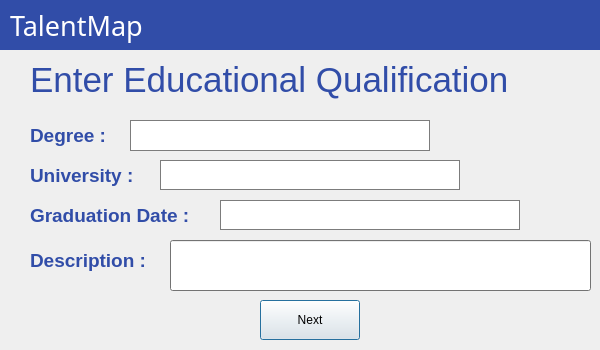
<?xml version="1.0" encoding="UTF-8"?>
<ui version="4.0">
 <class>Dialog</class>
 <widget class="QDialog" name="Dialog">
  <property name="geometry">
   <rect>
    <x>0</x>
    <y>0</y>
    <width>600</width>
    <height>350</height>
   </rect>
  </property>
  <property name="windowTitle">
   <string>TalentMap</string>
  </property>
  <property name="windowOpacity">
   <double>1.000000000000000</double>
  </property>
  <property name="autoFillBackground">
   <bool>false</bool>
  </property>
  <widget class="QWidget" name="widget" native="true">
   <property name="geometry">
    <rect>
     <x>0</x>
     <y>0</y>
     <width>600</width>
     <height>50</height>
    </rect>
   </property>
   <property name="palette">
    <palette>
     <active>
      <colorrole role="Base">
       <brush brushstyle="SolidPattern">
        <color alpha="255">
         <red>255</red>
         <green>255</green>
         <blue>255</blue>
        </color>
       </brush>
      </colorrole>
      <colorrole role="Window">
       <brush brushstyle="SolidPattern">
        <color alpha="255">
         <red>49</red>
         <green>77</green>
         <blue>168</blue>
        </color>
       </brush>
      </colorrole>
     </active>
     <inactive>
      <colorrole role="Base">
       <brush brushstyle="SolidPattern">
        <color alpha="255">
         <red>255</red>
         <green>255</green>
         <blue>255</blue>
        </color>
       </brush>
      </colorrole>
      <colorrole role="Window">
       <brush brushstyle="SolidPattern">
        <color alpha="255">
         <red>49</red>
         <green>77</green>
         <blue>168</blue>
        </color>
       </brush>
      </colorrole>
     </inactive>
     <disabled>
      <colorrole role="Base">
       <brush brushstyle="SolidPattern">
        <color alpha="255">
         <red>49</red>
         <green>77</green>
         <blue>168</blue>
        </color>
       </brush>
      </colorrole>
      <colorrole role="Window">
       <brush brushstyle="SolidPattern">
        <color alpha="255">
         <red>49</red>
         <green>77</green>
         <blue>168</blue>
        </color>
       </brush>
      </colorrole>
     </disabled>
    </palette>
   </property>
   <property name="autoFillBackground">
    <bool>true</bool>
   </property>
   <widget class="QLabel" name="label">
    <property name="geometry">
     <rect>
      <x>10</x>
      <y>0</y>
      <width>171</width>
      <height>51</height>
     </rect>
    </property>
    <property name="font">
     <font>
      <family>STCaiyun</family>
     </font>
    </property>
    <property name="text">
     <string>&lt;html&gt;&lt;head/&gt;&lt;body&gt;&lt;p&gt;&lt;span style=&quot; font-size:20pt; color:#ffffff;&quot;&gt;TalentMap&lt;/span&gt;&lt;/p&gt;&lt;/body&gt;&lt;/html&gt;</string>
    </property>
   </widget>
  </widget>
  <widget class="QWidget" name="widget_2" native="true">
   <property name="geometry">
    <rect>
     <x>10</x>
     <y>50</y>
     <width>600</width>
     <height>300</height>
    </rect>
   </property>
   <property name="palette">
    <palette>
     <active>
      <colorrole role="Base">
       <brush brushstyle="SolidPattern">
        <color alpha="255">
         <red>255</red>
         <green>255</green>
         <blue>255</blue>
        </color>
       </brush>
      </colorrole>
      <colorrole role="Window">
       <brush brushstyle="SolidPattern">
        <color alpha="255">
         <red>161</red>
         <green>161</green>
         <blue>161</blue>
        </color>
       </brush>
      </colorrole>
     </active>
     <inactive>
      <colorrole role="Base">
       <brush brushstyle="SolidPattern">
        <color alpha="255">
         <red>255</red>
         <green>255</green>
         <blue>255</blue>
        </color>
       </brush>
      </colorrole>
      <colorrole role="Window">
       <brush brushstyle="SolidPattern">
        <color alpha="255">
         <red>161</red>
         <green>161</green>
         <blue>161</blue>
        </color>
       </brush>
      </colorrole>
     </inactive>
     <disabled>
      <colorrole role="Base">
       <brush brushstyle="SolidPattern">
        <color alpha="255">
         <red>161</red>
         <green>161</green>
         <blue>161</blue>
        </color>
       </brush>
      </colorrole>
      <colorrole role="Window">
       <brush brushstyle="SolidPattern">
        <color alpha="255">
         <red>161</red>
         <green>161</green>
         <blue>161</blue>
        </color>
       </brush>
      </colorrole>
     </disabled>
    </palette>
   </property>
   <widget class="QLabel" name="label_2">
    <property name="geometry">
     <rect>
      <x>20</x>
      <y>-20</y>
      <width>551</width>
      <height>101</height>
     </rect>
    </property>
    <property name="styleSheet">
     <string notr="true">font: 8pt &quot;STHupo&quot;;</string>
    </property>
    <property name="text">
     <string>&lt;html&gt;&lt;head/&gt;&lt;body&gt;&lt;p&gt;&lt;span style=&quot; font-size:26pt; color:#314da8;&quot;&gt;Enter Educational Qualification&lt;/span&gt;&lt;/p&gt;&lt;/body&gt;&lt;/html&gt;</string>
    </property>
    <property name="textFormat">
     <enum>Qt::AutoText</enum>
    </property>
   </widget>
   <widget class="QPushButton" name="pushbutton3">
    <property name="geometry">
     <rect>
      <x>250</x>
      <y>250</y>
      <width>100</width>
      <height>40</height>
     </rect>
    </property>
    <property name="text">
     <string>Next</string>
    </property>
   </widget>
   <widget class="QLineEdit" name="desbox2">
    <property name="geometry">
     <rect>
      <x>160</x>
      <y>190</y>
      <width>421</width>
      <height>51</height>
     </rect>
    </property>
   </widget>
   <widget class="QLabel" name="label_3">
    <property name="geometry">
     <rect>
      <x>20</x>
      <y>190</y>
      <width>131</width>
      <height>41</height>
     </rect>
    </property>
    <property name="text">
     <string>&lt;html&gt;&lt;head/&gt;&lt;body&gt;&lt;p&gt;&lt;span style=&quot; font-size:14pt; font-weight:600; color:#314da8;&quot;&gt;Description :&lt;/span&gt;&lt;/p&gt;&lt;/body&gt;&lt;/html&gt;</string>
    </property>
   </widget>
   <widget class="QLabel" name="label_4">
    <property name="geometry">
     <rect>
      <x>20</x>
      <y>70</y>
      <width>161</width>
      <height>31</height>
     </rect>
    </property>
    <property name="text">
     <string>&lt;html&gt;&lt;head/&gt;&lt;body&gt;&lt;p&gt;&lt;span style=&quot; font-size:14pt; font-weight:600; color:#314da8;&quot;&gt;Degree :&lt;/span&gt;&lt;/p&gt;&lt;/body&gt;&lt;/html&gt;</string>
    </property>
   </widget>
   <widget class="QLabel" name="label_5">
    <property name="geometry">
     <rect>
      <x>20</x>
      <y>150</y>
      <width>171</width>
      <height>31</height>
     </rect>
    </property>
    <property name="text">
     <string>&lt;html&gt;&lt;head/&gt;&lt;body&gt;&lt;p&gt;&lt;span style=&quot; font-size:14pt; font-weight:600; color:#314da8;&quot;&gt;Graduation Date :&lt;/span&gt;&lt;/p&gt;&lt;/body&gt;&lt;/html&gt;</string>
    </property>
   </widget>
   <widget class="QTextEdit" name="degreebox">
    <property name="geometry">
     <rect>
      <x>120</x>
      <y>70</y>
      <width>300</width>
      <height>31</height>
     </rect>
    </property>
   </widget>
   <widget class="QTextBrowser" name="gradbox">
    <property name="geometry">
     <rect>
      <x>210</x>
      <y>150</y>
      <width>300</width>
      <height>30</height>
     </rect>
    </property>
   </widget>
   <widget class="QTextBrowser" name="unibox">
    <property name="geometry">
     <rect>
      <x>150</x>
      <y>110</y>
      <width>300</width>
      <height>30</height>
     </rect>
    </property>
   </widget>
   <widget class="QLabel" name="label_6">
    <property name="geometry">
     <rect>
      <x>20</x>
      <y>110</y>
      <width>161</width>
      <height>31</height>
     </rect>
    </property>
    <property name="text">
     <string>&lt;html&gt;&lt;head/&gt;&lt;body&gt;&lt;p&gt;&lt;span style=&quot; font-size:14pt; font-weight:600; color:#314da8;&quot;&gt;University  :&lt;/span&gt;&lt;/p&gt;&lt;/body&gt;&lt;/html&gt;</string>
    </property>
   </widget>
  </widget>
 </widget>
 <resources/>
 <connections/>
</ui>
